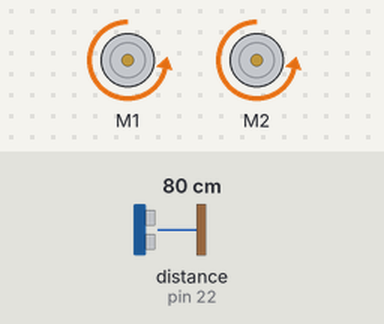
A sketch run on a simulated Arduino Mega 2560, built with avr-gcc and run on an emulated ATmega2560. Shown: 2 × DC motor (green arrow = forward, orange = backward, longer = faster). Wiring (inferred from the names in the program): ultrasonic range finder: trigger pin 22; echo pin 22. The inputs (shaded band) are chosen by the test bench; at power-on: distance to the obstacle (sensor on pin 22) 80 cm. The echo pulse lasts 58.3 µs per cm.

Above: at 0.1 s.
Timing chart, 0 to 1.6 s (numbered marks = the images above):
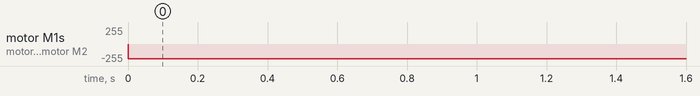

The sketch:

UltrasonicMapping.ino
```cpp
// MTE 380 - Group 1

#include <TimerOne.h>
#include <Adafruit_MotorShield.h>

Adafruit_MotorShield AFMS = Adafruit_MotorShield();

Adafruit_DCMotor *ml = AFMS.getMotor(2);
Adafruit_DCMotor *mr = AFMS.getMotor(1);

#define SRF05_Pin 22
#define PULSE_LENGTH  10
//#define DEG_PER_STEP  3
//#define NUM_STEPS 180/DEG_PER_STEP //needs to be adjusted

//volatile unsigned int numSamples = 0;

void setup() {
  // initialize timer1
  Timer1.initialize();

  // attaches callback() as a timer overflow interrupt with a 50 millisecond period
  Timer1.attachInterrupt(callback, 50000);

  AFMS.begin();
  mr->run(BACKWARD);
  mr->setSpeed(220);
  ml->run(BACKWARD);
  ml->setSpeed(220);}

void loop() {
}

void callback(){
Serial.println(readUltrasonic());
}

/*
 * Return SRF05 distance in cm
 */
int readUltrasonic() {
  //Set pin direction
  pinMode(SRF05_Pin, OUTPUT);
  digitalWrite(SRF05_Pin, LOW);
  delayMicroseconds(2);

  //Send chirp
  digitalWrite(SRF05_Pin, HIGH);
  delayMicroseconds(PULSE_LENGTH);
  digitalWrite(SRF05_Pin, LOW);

  //Return distance
  pinMode(SRF05_Pin, INPUT);
  int distance = pulseIn(SRF05_Pin, HIGH)/58;
  return distance;
}
```

Measured:
- by itself, motor M1, motor M2: stopped → backward 220/255 at 0.00 s
